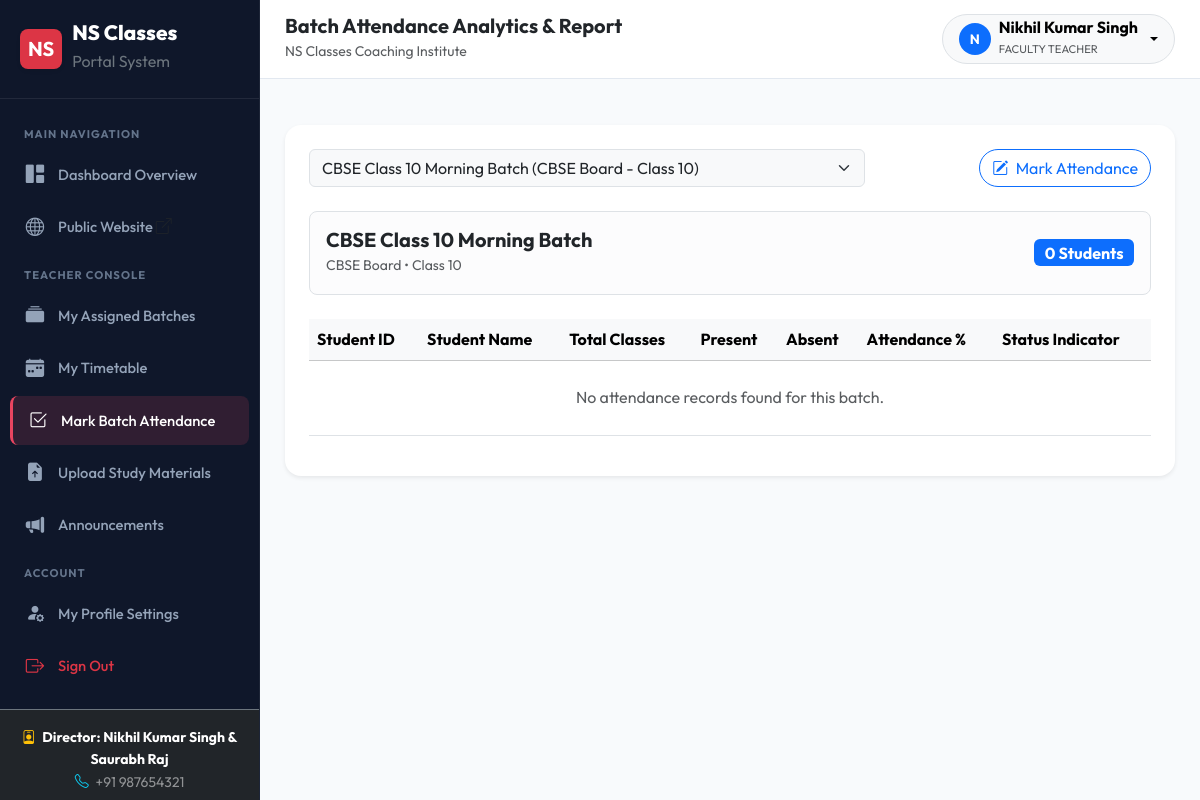
/attendance/report/?batch=1 (signed in), run on the app's committed database.
### batches/models.py (models this page shows, shortened)
class Batch(models.Model):
    STATUS_CHOICES = [
        ('active', 'Active'),
        ('upcoming', 'Upcoming'),
        ('completed', 'Completed'),
        ('cancelled', 'Cancelled'),
    ]
    BOARD_CHOICES = [
        ('CBSE', 'CBSE Board'),
    ]
    CLASS_CHOICES = [(str(i), f'Class {i}') for i in range(6, 13)]
    name = models.CharField(max_length=200)
    course = models.ForeignKey(Course, on_delete=models.CASCADE, related_name='batches')
    board = models.CharField(max_length=10, choices=BOARD_CHOICES)
    class_level = models.CharField(max_length=5, choices=CLASS_CHOICES, verbose_name='Class')
    subjects = models.ManyToManyField(Subject, related_name='batches', blank=True)
    teacher = models.ForeignKey(Teacher, on_delete=models.SET_NULL, null=True, blank=True, related_name='batches')
    start_date = models.DateField()
    end_date = models.DateField()
    max_students = models.PositiveIntegerField(default=30)
    status = models.CharField(max_length=15, choices=STATUS_CHOICES, default='active')
    created_at = models.DateTimeField(auto_now_add=True)
    class Meta:
        ordering = ['name']
        verbose_name = 'Batch'
        verbose_name_plural = 'Batches'

### attendance/views.py (the view, shortened to what this page needs)
# urls.py: path('report/', views.attendance_report, name='report'),
@login_required
def attendance_report(request):
    if not is_staff_or_teacher(request.user):
        messages.error(request, "Permission denied.")
        return redirect('dashboard:home')
    batches = Batch.objects.filter(status='active')
    batch_id = request.GET.get('batch')
    selected_batch = None
    student_stats = []
    if batch_id:
        selected_batch = get_object_or_404(Batch, pk=batch_id)
        students = Student.objects.filter(batch=selected_batch, is_active=True).select_related('user')
    context = {
        'batches': batches,
        'selected_batch': selected_batch,
        'student_stats': student_stats,
    }
    return render(request, 'attendance/attendance_report.html', context)

### templates/attendance/attendance_report.html (shortened to what this page needs)
{% extends 'base_dashboard.html' %}
{% load static %}
{% block page_title %}Batch Attendance Analytics & Report{% endblock %}
{% block dashboard_body %}
<div class="card border-0 shadow-sm rounded-4 p-4 bg-white mb-4">
    <form method="GET" class="row g-3 align-items-center mb-4">
        <div class="col-md-8">
            <select name="batch" class="form-select bg-light" onchange="this.form.submit()">
                {% for b in batches %}
                    <option value="{{ b.id }}" {% if selected_batch.id == b.id %}selected{% endif %}>
                        {{ b.name }} ({{ b.get_board_display }} - Class {{ b.class_level }})
                    </option>
                {% endfor %}
            </select>
        </div>
        <div class="col-md-4 text-end">
            <a href="{% url 'attendance:mark' %}" class="btn btn-outline-primary rounded-pill">
                <i class="bi bi-pencil-square me-1"></i> Mark Attendance
            </a>
        </div>
    </form>
    {% if selected_batch %}
        <div class="alert alert-light border rounded-3 p-3 mb-4 d-flex justify-content-between align-items-center">
            <div>
                <h5 class="fw-bold mb-0 text-dark">{{ selected_batch.name }}</h5>
                <small class="text-muted">{{ selected_batch.get_board_display }} • Class {{ selected_batch.class_level }}</small>
            </div>
            <span class="badge bg-primary fs-6">{{ student_stats|length }} Students</span>
        </div>
        <div class="table-responsive">
            <table class="table table-hover align-middle">
                <thead class="table-light">
                    <tr>
                        <th>Student ID</th>
                        <th>Student Name</th>
                        <th>Total Classes</th>
                        <th>Present</th>
                        <th>Absent</th>
                        <th>Attendance %</th>
                        <th>Status Indicator</th>
                    </tr>
                </thead>
                <tbody>
                    {% for item in student_stats %}
                        <tr>
                            <td class="fw-bold">{{ item.student.student_id }}</td>
                            <td>{{ item.student.full_name }}</td>
                            <td>{{ item.total }}</td>
                            <td class="text-success fw-bold">{{ item.present }}</td>
                            <td class="text-danger fw-bold">{{ item.absent }}</td>
                            <td>
                                <span class="badge {% if item.percentage >= 75 %}bg-success{% elif item.percentage >= 60 %}bg-warning text-dark{% else %}bg-danger{% endif %} fs-6">
                                    {{ item.percentage }}%
                                </span>
                            </td>
                            <td>
                                <div class="progress" style="height: 6px; width: 120px;">
                                    <div class="progress-bar {% if item.percentage >= 75 %}bg-success{% elif item.percentage >= 60 %}bg-warning{% else %}bg-danger{% endif %}" style="width: {{ item.percentage }}%;"></div>
                                </div>
                            </td>
                        </tr>
                    {% empty %}
                        <tr><td colspan="7" class="text-center text-muted py-4">No attendance records found for this batch.</td></tr>
                    {% endfor %}
                </tbody>
            </table>
        </div>
    {% else %}
        <p class="text-center text-muted py-5">Please select a batch from above to view attendance report.</p>
    {% endif %}
</div>
{% endblock %}

### templates/base_dashboard.html (shortened to what this page needs)
{% load static %}
<!DOCTYPE html>
<html lang="en">
<head>
    <link href="https://cdn.jsdelivr.net/npm/bootstrap@5.3.3/dist/css/bootstrap.min.css" rel="stylesheet">
    <link rel="stylesheet" href="https://cdn.jsdelivr.net/npm/bootstrap-icons@1.11.3/font/bootstrap-icons.min.css">
    <link rel="stylesheet" href="{% static 'css/style.css' %}">
</head>
<body class="bg-light">
    <div class="dashboard-wrapper">
        <aside class="dashboard-sidebar" id="dashboardSidebar">
            <div class="sidebar-brand">
                <span class="d-inline-flex align-items-center justify-content-center bg-danger text-white rounded-3 px-2 py-1 fs-5 fw-bold shadow-sm">NS</span>
                <div>
                    <div class="lh-1">{{ SITE_NAME }}</div>
                    <small class="text-secondary fs-6 fw-normal">Portal System</small>
                </div>
            </div>
            <ul class="sidebar-menu">
                <li class="sidebar-heading">Main Navigation</li>
                <li>
                    <a href="{% url 'dashboard:home' %}" class="sidebar-link {% if 'dashboard' in request.path and not 'direct' in request.path %}active{% endif %}">
                        <i class="bi bi-grid-1x2-fill"></i>
                        <span>Dashboard Overview</span>
                    </a>
                </li>
                <li>
                    <a href="{% url 'website:home' %}" class="sidebar-link" target="_blank">
                        <i class="bi bi-globe"></i>
                        <span>Public Website <i class="bi bi-box-arrow-up-right fs-6 text-muted"></i></span>
                    </a>
                </li>
                {% if user.is_superuser or user.profile.role == 'admin' %}
                    <li class="sidebar-heading">Director Administration</li>
                    <li>
                        <a href="{% url 'students:list' %}" class="sidebar-link {% if 'students' in request.path %}active{% endif %}">
                            <i class="bi bi-people-fill"></i>
                            <span>Students Management</span>
                        </a>
                    </li>
                    <li>
                        <a href="{% url 'teachers:list' %}" class="sidebar-link {% if 'manage-teachers' in request.path %}active{% endif %}">
                            <i class="bi bi-person-video3"></i>
                            <span>Faculty / Teachers</span>
                        </a>
                    </li>
                    <li>
                        <a href="{% url 'courses:manage_list' %}" class="sidebar-link {% if 'manage-courses' in request.path %}active{% endif %}">
                            <i class="bi bi-journal-bookmark-fill"></i>
                            <span>Courses & Subjects</span>
                        </a>
                    </li>
                    <li>
                        <a href="{% url 'batches:list' %}" class="sidebar-link {% if 'batches' in request.path %}active{% endif %}">
                            <i class="bi bi-collection-fill"></i>
                            <span>Batches System</span>
                        </a>
                    </li>
                    <li>
                        <a href="{% url 'timetable:index' %}" class="sidebar-link {% if 'timetable' in request.path %}active{% endif %}">
                            <i class="bi bi-calendar-week-fill"></i>
                            <span>Timetable Schedule</span>
                        </a>
                    </li>
                    <li>
                        <a href="{% url 'attendance:mark' %}" class="sidebar-link {% if 'attendance' in request.path %}active{% endif %}">
                            <i class="bi bi-check2-square"></i>
                            <span>Attendance Tracking</span>
                        </a>
                    </li>
                    <li>
                        <a href="{% url 'fees:list' %}" class="sidebar-link {% if 'fees' in request.path %}active{% endif %}">
                            <i class="bi bi-cash-stack"></i>
                            <span>Fee Management</span>
                        </a>
                    </li>
                    <li>
                        <a href="{% url 'enquiries:list' %}" class="sidebar-link {% if 'enquiries' in request.path and not 'messages' in request.path %}active{% endif %}">
                            <i class="bi bi-chat-left-dots-fill"></i>
                            <span>Admission Enquiries</span>
                        </a>
                    </li>
                    <li>
                        <a href="{% url 'enquiries:messages' %}" class="sidebar-link {% if 'messages' in request.path %}active{% endif %}">
                            <i class="bi bi-envelope-fill"></i>
                            <span>Contact Messages</span>
                        </a>
                    </li>
                    <li>
                        <a href="/django-admin/" target="_blank" class="sidebar-link text-warning">
                            <i class="bi bi-shield-lock-fill"></i>
                            <span>Django Backend Admin</span>
                        </a>
                    </li>
                {% elif user.profile.role == 'teacher' %}
                    <li class="sidebar-heading">Teacher Console</li>
                    <li>
                        <a href="{% url 'batches:list' %}" class="sidebar-link {% if 'batches' in request.path %}active{% endif %}">
                            <i class="bi bi-collection-fill"></i>
                            <span>My Assigned Batches</span>
                        </a>
                    </li>
                    <li>
                        <a href="{% url 'timetable:index' %}" class="sidebar-link {% if 'timetable' in request.path %}active{% endif %}">
                            <i class="bi bi-calendar-week-fill"></i>
                            <span>My Timetable</span>
                        </a>
                    </li>
                    <li>
                        <a href="{% url 'attendance:mark' %}" class="sidebar-link {% if 'attendance' in request.path %}active{% endif %}">
                            <i class="bi bi-check2-square"></i>
                            <span>Mark Batch Attendance</span>
                        </a>
                    </li>
                    <li>
                        <a href="{% url 'materials:list' %}" class="sidebar-link {% if 'materials' in request.path %}active{% endif %}">
                            <i class="bi bi-file-earmark-arrow-up-fill"></i>
                            <span>Upload Study Materials</span>
                        </a>
                    </li>
                    <li>
                        <a href="{% url 'announcements:list' %}" class="sidebar-link {% if 'announcements' in request.path %}active{% endif %}">
                            <i class="bi bi-megaphone-fill"></i>
                            <span>Announcements</span>
                        </a>
                    </li>
                {% endif %}
                <li class="sidebar-heading">Account</li>
                <li>
                    <a href="{% url 'accounts:profile' %}" class="sidebar-link {% if 'profile' in request.path %}active{% endif %}">
                        <i class="bi bi-person-fill-gear"></i>
                        <span>My Profile Settings</span>
                    </a>
                </li>
                <li>
                    <a href="{% url 'accounts:logout' %}" class="sidebar-link text-danger">
                        <i class="bi bi-box-arrow-right"></i>
                        <span>Sign Out</span>
                    </a>
                </li>
            </ul>
            <div class="p-3 border-top border-secondary text-center small text-light bg-dark">
                <div class="fw-bold text-white"><i class="bi bi-person-badge text-warning me-1"></i> Director: {{ SITE_DIRECTOR }}</div>
                <div class="text-white-50"><i class="bi bi-telephone text-info me-1"></i> +91 {{ SITE_PHONE }}</div>
            </div>
        </aside>
        <div class="dashboard-main">
            <header class="dashboard-topbar">
                <div class="d-flex align-items-center gap-3">
                    <div>
                        <h5 class="mb-0 fw-bold text-dark">{% block page_title %}Dashboard{% endblock %}</h5>
                        <small class="text-muted">{% block page_subtitle %}NS Classes Coaching Institute{% endblock %}</small>
                    </div>
                </div>
                <div class="d-flex align-items-center gap-3">
                    <div class="dropdown">
                        <button class="btn btn-light rounded-pill border d-flex align-items-center gap-2 px-3 py-1 dropdown-toggle" type="button" data-bs-toggle="dropdown">
                            <div class="bg-primary text-white rounded-circle d-flex align-items-center justify-content-center" style="width: 32px; height: 32px; font-weight: 700; font-size: 0.85rem;">
                                {{ user.first_name|default:user.username|make_list|first|upper }}
                            </div>
                            <div class="text-start d-none d-sm-block">
                                <div class="fw-bold fs-6 lh-1">{{ user.get_full_name|default:user.username }}</div>
                                <small class="text-muted text-uppercase" style="font-size: 0.7rem;">
                                    {% if user.is_superuser %}Director / Super Admin
                                    {% elif user.profile.role == 'teacher' %}Faculty Teacher
                                    {% else %}Student{% endif %}
                                </small>
                            </div>
                        </button>
                    </div>
                </div>
            </header>
            <div class="px-4 pt-3">
            </div>
            <div class="dashboard-content">
                {% block dashboard_body %}{% endblock %}
            </div>
        </div>
    </div>
</body>
</html>

### data on the page
Batch: name "CBSE Class 10 Morning Batch", board "CBSE Board", class_level "10"

### other printed values
{{ SITE_NAME }} "NS Classes"
{{ SITE_DIRECTOR }} "Nikhil Kumar Singh & Saurabh Raj"
{{ SITE_PHONE }} "987654321"
{{ user.first_name|default:user.username|make_list|first|upper }} "N"
{{ user.get_full_name|default:user.username }} "Nikhil Kumar Singh"
{{ student_stats|length }} "0"
form field batch "CBSE Class 10 Morning Batch (CBSE Board - Class 10)"
